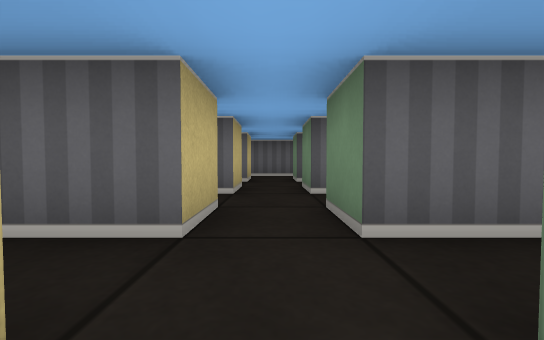
view 1 (above)

16 first-person views from a walk through a cub3D level. The camera is about half as high as the walls, tilts 2° down and sees 90° across. The floor is counted in squares. Each view is taken from the middle of a square. On the plan, view 1 faces up. The plan holds only what a view shows up to about 9 squares ahead; the rest is blank.

view 2
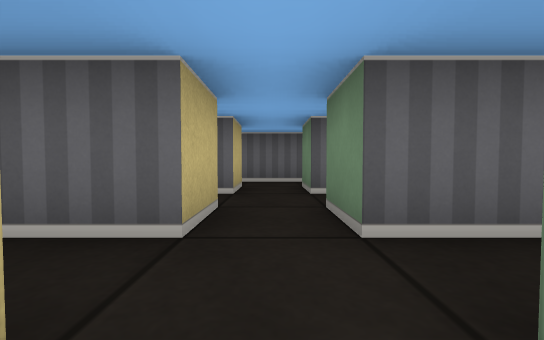

view 3
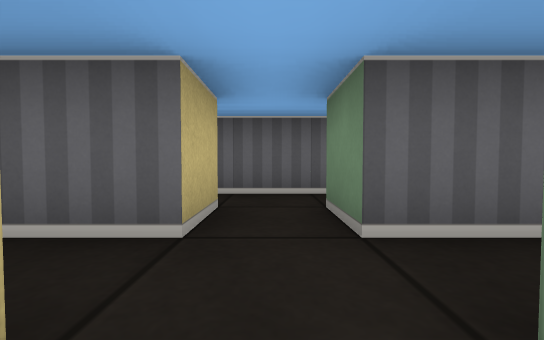

view 4
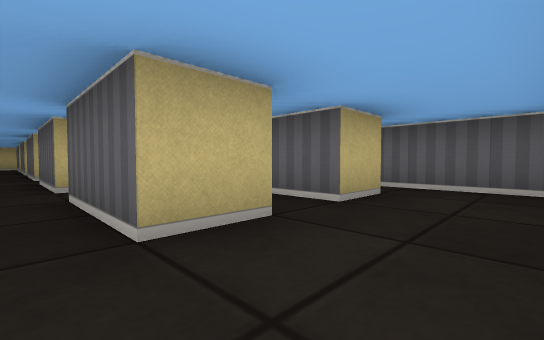

view 5
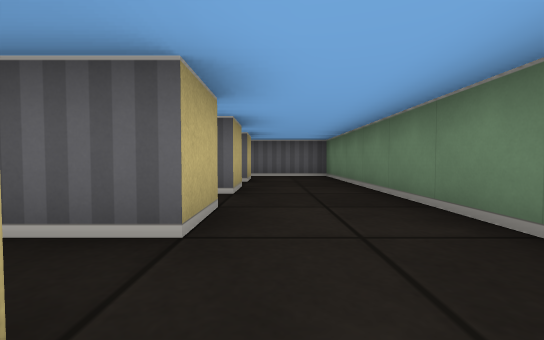

view 6
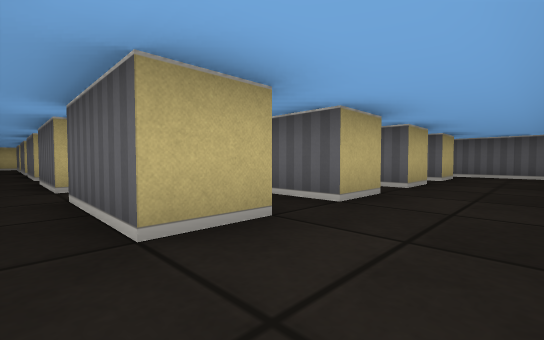

view 7
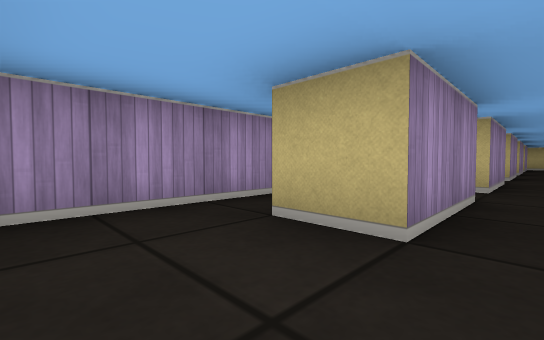

view 8
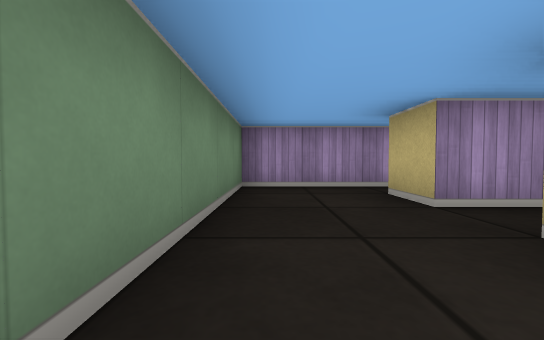

view 9
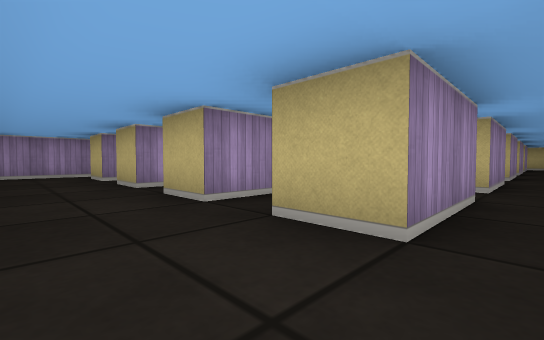

view 10
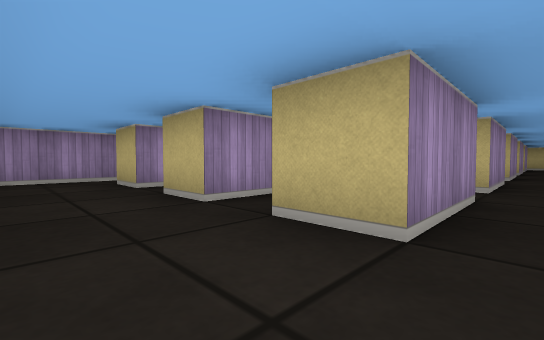

view 11
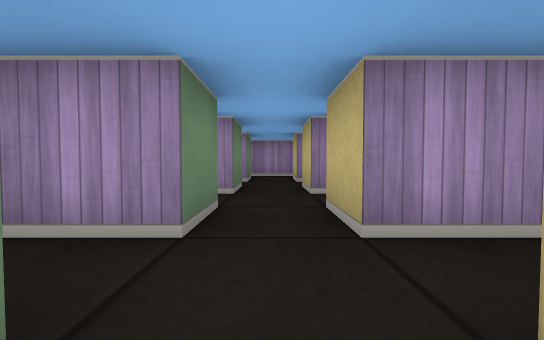

view 12
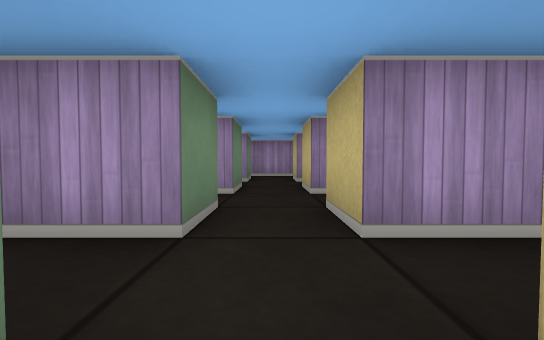

view 13
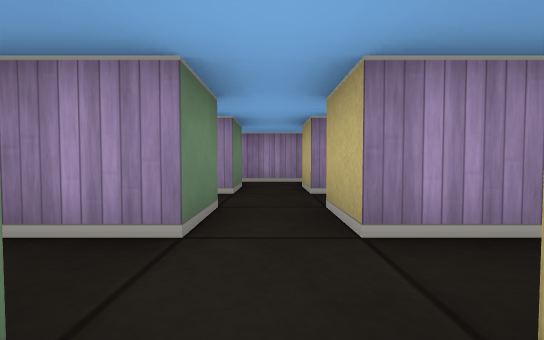

view 14
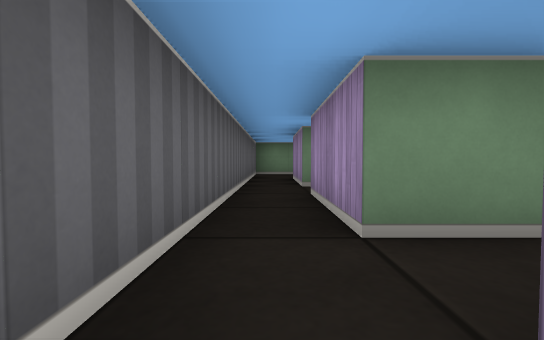

view 15
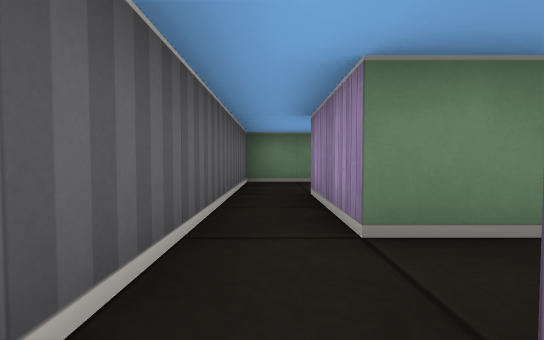

view 16
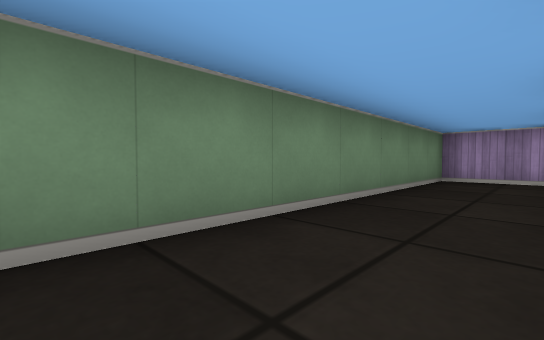

### Floor plan
Ten units are one square. View 1 is at (0, 0); x grows to the right and y downward. Boxes are objects, and circles mark ways between rooms. Rooms are numbered by the first view taken in them; rooms with no view inside come last. Other rooms are left out.
<svg viewBox="-50 -80 130 100">
<path fill="none" stroke="#000" d="M16 -15 5 -15M-5 -5 -5 5M5 5 5 -5 25 -5M-5 -25 -5 -15M5 -15 5 -25 25 -25M25 -35 5 -35M16 -55 5 -55M-5 -45 -5 -35M5 -35 5 -45 25 -45M55 -25 55 -15M75 -15 75 -35M55 -5 55 5M75 5 75 -15M56 15 75 15 75 5M55 -65 55 -55M75 -55 75 -75 55 -75M55 -45 55 -35M75 -35 75 -55M25 -65 25 -55M55 -75 26 -75M35 -54 35 -65 55 -65M-5 -65 -5 -55M5 -55 5 -65 25 -65M26 -75 -8 -75M-25 -65 -5 -65M25 -45 25 -35M35 -35 35 -45 55 -45M55 -55 45 -55M25 -25 25 -15M35 -15 35 -25 55 -25M55 -35 35 -35M25 -5 25 5M35 5 35 -5 55 -5M55 -15 45 -15M-25 -45 -5 -45M-35 -45 -35 -35M-5 -55 -15 -55M-16 -25 -5 -25M-5 -35 -25 -35M-25 -5 -5 -5M-35 -5 -35 5M-5 -15 -15 -15M25 5 5 5M-6 15 6 15M55 5 35 5M24 15 56 15"/>
<circle cx="0" cy="-20" r="3" fill="#2a7"/>
<circle cx="15" cy="-10" r="3" fill="#2a7"/>
<circle cx="-15" cy="-10" r="3" fill="#2a7"/>
<circle cx="0" cy="0" r="3" fill="#2a7"/>
<circle cx="0" cy="-40" r="3" fill="#2a7"/>
<circle cx="15" cy="-30" r="3" fill="#2a7"/>
<circle cx="-15" cy="-30" r="3" fill="#2a7"/>
<circle cx="0" cy="-60" r="3" fill="#2a7"/>
<circle cx="15" cy="-50" r="3" fill="#2a7"/>
<circle cx="-15" cy="-50" r="3" fill="#2a7"/>
<circle cx="65" cy="-20" r="3" fill="#2a7"/>
<circle cx="65" cy="-40" r="3" fill="#2a7"/>
<circle cx="45" cy="-30" r="3" fill="#2a7"/>
<circle cx="65" cy="0" r="3" fill="#2a7"/>
<circle cx="45" cy="-10" r="3" fill="#2a7"/>
<circle cx="45" cy="10" r="3" fill="#2a7"/>
<circle cx="65" cy="-60" r="3" fill="#2a7"/>
<circle cx="45" cy="-70" r="3" fill="#2a7"/>
<circle cx="45" cy="-50" r="3" fill="#2a7"/>
<circle cx="15" cy="-70" r="3" fill="#2a7"/>
<circle cx="30" cy="-60" r="3" fill="#2a7"/>
<circle cx="-15" cy="-70" r="3" fill="#2a7"/>
<circle cx="-30" cy="-60" r="3" fill="#2a7"/>
<circle cx="30" cy="-40" r="3" fill="#2a7"/>
<circle cx="30" cy="-20" r="3" fill="#2a7"/>
<circle cx="30" cy="0" r="3" fill="#2a7"/>
<circle cx="-30" cy="-40" r="3" fill="#2a7"/>
<circle cx="15" cy="10" r="3" fill="#2a7"/>
<text x="10" y="-10">1</text>
<text x="10" y="-30">2</text>
<text x="10" y="-50">3</text>
<text x="60" y="-30">4</text>
<text x="60" y="-10">5</text>
<text x="60" y="10">6</text>
<text x="60" y="-70">7</text>
<text x="60" y="-50">8</text>
<text x="40" y="-70">9</text>
<text x="10" y="-70">10</text>
<text x="-20" y="-70">11</text>
<text x="40" y="-50">12</text>
<text x="40" y="-30">13</text>
<text x="40" y="-10">14</text>
<text x="-20" y="-50">15</text>
<text x="-20" y="-30">16</text>
<text x="-20" y="-10">17</text>
<text x="10" y="10">18</text>
<text x="40" y="10">19</text>
</svg>
Room 1 opens to room 2. Room 1 opens to room 14. Room 1 opens to room 17. Room 1 opens to room 18. Room 2 opens to room 3. Room 2 opens to room 13. Room 2 opens to room 16. Room 3 opens to room 10. Room 3 opens to room 12. Room 3 opens to room 15. Room 4 opens to room 5. Room 4 opens to room 8. Room 4 opens to room 13. Room 5 opens to room 6. Room 5 opens to room 14. Room 6 opens to room 19. Room 7 opens to room 8. Room 7 opens to room 9. Room 8 opens to room 12. Room 9 opens to room 10. Room 9 opens to room 12. Room 10 opens to room 11. Room 11 opens to room 15. Room 12 opens to room 13. Room 13 opens to room 14. Room 14 opens to room 19. Room 15 opens to room 16. Room 18 opens to room 19.

Where each view was taken, in squares from view 1:
view 1: 0 up, 0 right, facing up
view 2: 2 up, 0 right, facing up
view 3: 4 up, 0 right, facing up
view 4: 3 up, 7 right, facing up-left
view 5: 0 up, 6 right, facing up
view 6: 1 down, 7 right, facing up-left
view 7: 1 up, 7 right, facing down-left
view 8: 3 up, 7 right, facing down
view 9: 7 up, 7 right, facing down-left
view 10: 5 up, 7 right, facing down-left
view 11: 6 up, 3 right, facing down
view 12: 6 up, 0 right, facing down
view 13: 4 up, 0 right, facing down
view 14: 7 up, 1 left, facing right
view 15: 7 up, 2 right, facing right
view 16: 5 up, 6 right, facing down-right
